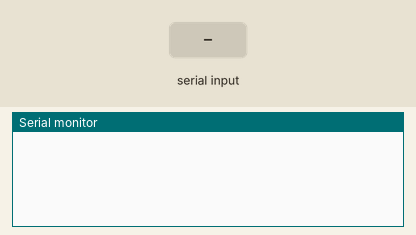
This sketch was run on a simulated Arduino Uno, built with avr-gcc and run on an emulated ATmega328P. On the bench: the last lines printed to the serial monitor. The inputs (shaded band) are chosen by the test bench.

Above: at 1.2 s.
1.3 s: byte 90 received over Serial
At 2.0 s:
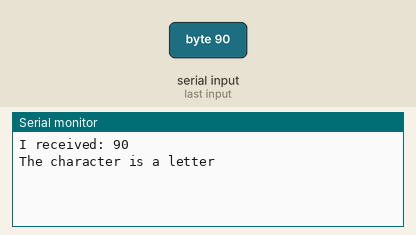
2.8 s: byte 120 received over Serial
At 3.2 s:
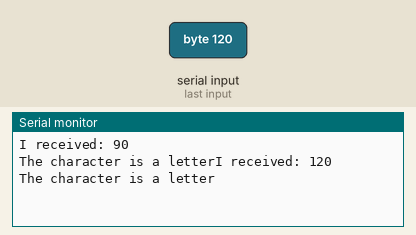

Measured:
- after the input at 1.3 s, the serial monitor: prints a new line at once (image 1)
- after the input at 2.8 s, the serial monitor: prints a new line at once (image 2)

The sketch:

LAB1-1.ino
```cpp
int incomingByte = 0;
int txt = 0;

void setup()
{
    Serial.begin(9600);
}

void loop()
{
    if (Serial.available() > 0)
    {
        incomingByte = Serial.read();
        if (isalnum(incomingByte))
        {
            Serial.print("I received: ");
            Serial.println(incomingByte, DEC);
        }
        if (isalpha(incomingByte))
        {
            Serial.print("The character is a letter");
        }
        if (isdigit(incomingByte))
        {
            Serial.print("The character is a number");
        }
    }
}
```
